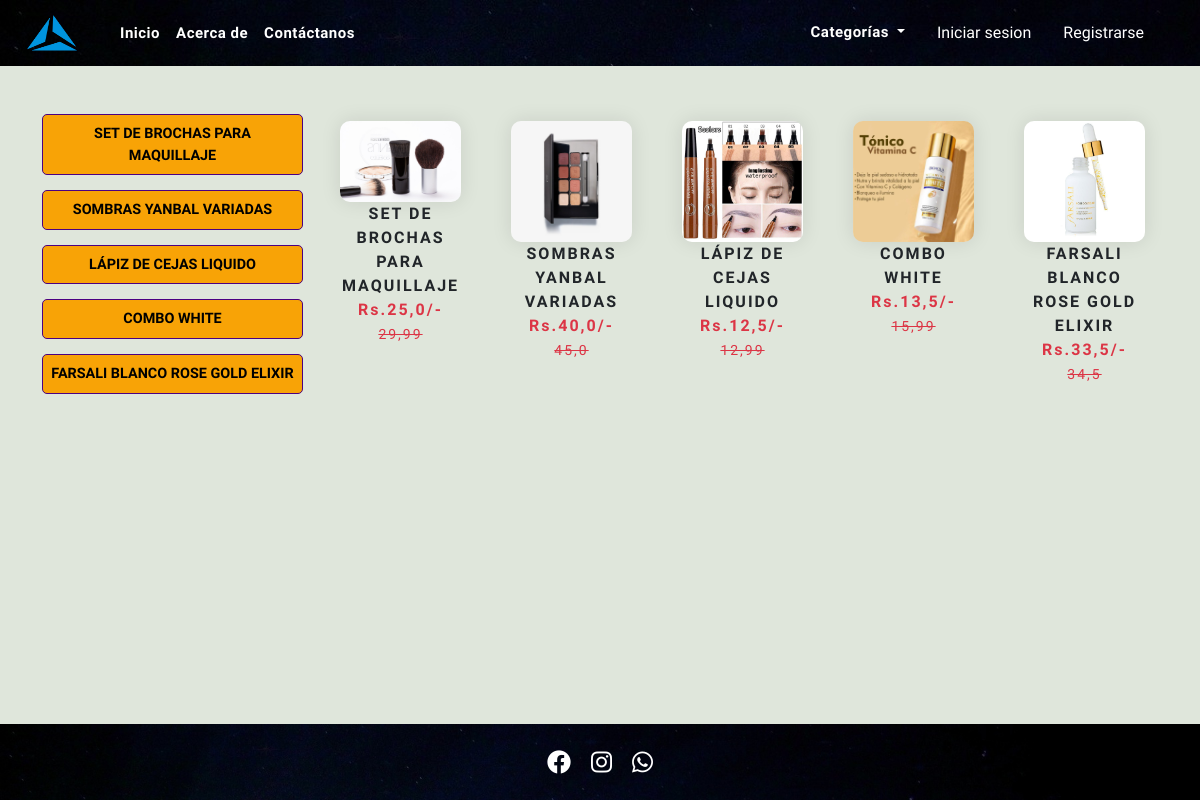
/category/ME/, run on the app's committed database.
### app/models.py (models this page shows, shortened)
class Product(models.Model):
    titulo_producto = models.CharField(max_length=100)
    precio_venta = models.FloatField()
    precio_con_descuento = models.FloatField()
    descripcion = models.TextField()
    referencia = models.TextField(default='')
    pais_origen = models.CharField(choices=COUNTRY_CHOICES, max_length=60)
    categoria = models.CharField(choices=CATEGORY_CHOICES, max_length=2)
    imagen_producto = models.ImageField(upload_to='product')
    class Meta:
        verbose_name_plural = "Productos"

### app/views.py (the view)
# urls.py: path('category/<slug:val>/', views.CategoryView.as_view(),name='category'),
class CategoryView(View):
    def get(self,request,val):
        totalitem = 0
        wishitem = 0
        if request.user.is_authenticated:
            totalitem = len(Cart.objects.filter(user=request.user))
            wishitem = len(Wishlist.objects.filter(user=request.user))
        product = Product.objects.filter(categoria=val)
        titulo_producto = Product.objects.filter(categoria=val).values('titulo_producto')
        return render(request,"app/category.html",locals())

### app/templates/app/category.html (shortened to what this page needs)
{% extends 'app/base.html' %}
{% load static %}
{% block main-content %}
    <div class="container my-5">
        <div class="row">
            <div class="col-sm-3">
                <div class="list-group">
                    {% for val in titulo_producto %}
                        <a href="{% url 'category-title' val.titulo_producto %}" class="btn btn-custom-primary-2" aria-current="true">{{val.titulo_producto}}</a>
                    {% endfor %}
                </div>
            </div>
            <div class="col-sm-9">
                <div class="row">
                    {% for prod in product %}
                    <div class="col text-center mb-4">
                        <a href="{% url 'product-detail' prod.id %}" class="btn">
                            <div>
                                <img src="{{prod.imagen_producto.url}}" class="img-fluid" width="330px" height="230px">
                                <div class="fw-bold">{{prod.titulo_producto}}</div>
                                <div class="fw-bold text-danger">
                                    Rs.{{prod.precio_con_descuento}}/-
                                    <small class="fw-light text-decoration-line-through">
                                        {{prod.precio_venta}}
                                    </small>
                                </div>
                            </div>
                        </a>
                    </div>
                    {% endfor %}
                </div>
            </div>
        </div>
    </div>
{% endblock main-content %}

### data on the page
Product: imagen_producto (picture), titulo_producto "SET DE BROCHAS PARA MAQUILLAJE", precio_con_descuento "25,0", precio_venta "29,99"
Product: imagen_producto (picture), titulo_producto "SOMBRAS YANBAL VARIADAS", precio_con_descuento "40,0", precio_venta "45,0"
Product: imagen_producto (picture), titulo_producto "LÁPIZ DE CEJAS LIQUIDO", precio_con_descuento "12,5", precio_venta "12,99"
Product: imagen_producto (picture), titulo_producto "COMBO WHITE", precio_con_descuento "13,5", precio_venta "15,99"
Product: imagen_producto (picture), titulo_producto "FARSALI BLANCO ROSE GOLD ELIXIR", precio_con_descuento "33,5", precio_venta "34,5"

### other printed values
{{ val.titulo_producto }} "SET DE BROCHAS PARA MAQUILLAJE" "SOMBRAS YANBAL VARIADAS" "LÁPIZ DE CEJAS LIQUIDO" "COMBO WHITE" "FARSALI BLANCO ROSE GOLD ELIXIR"
